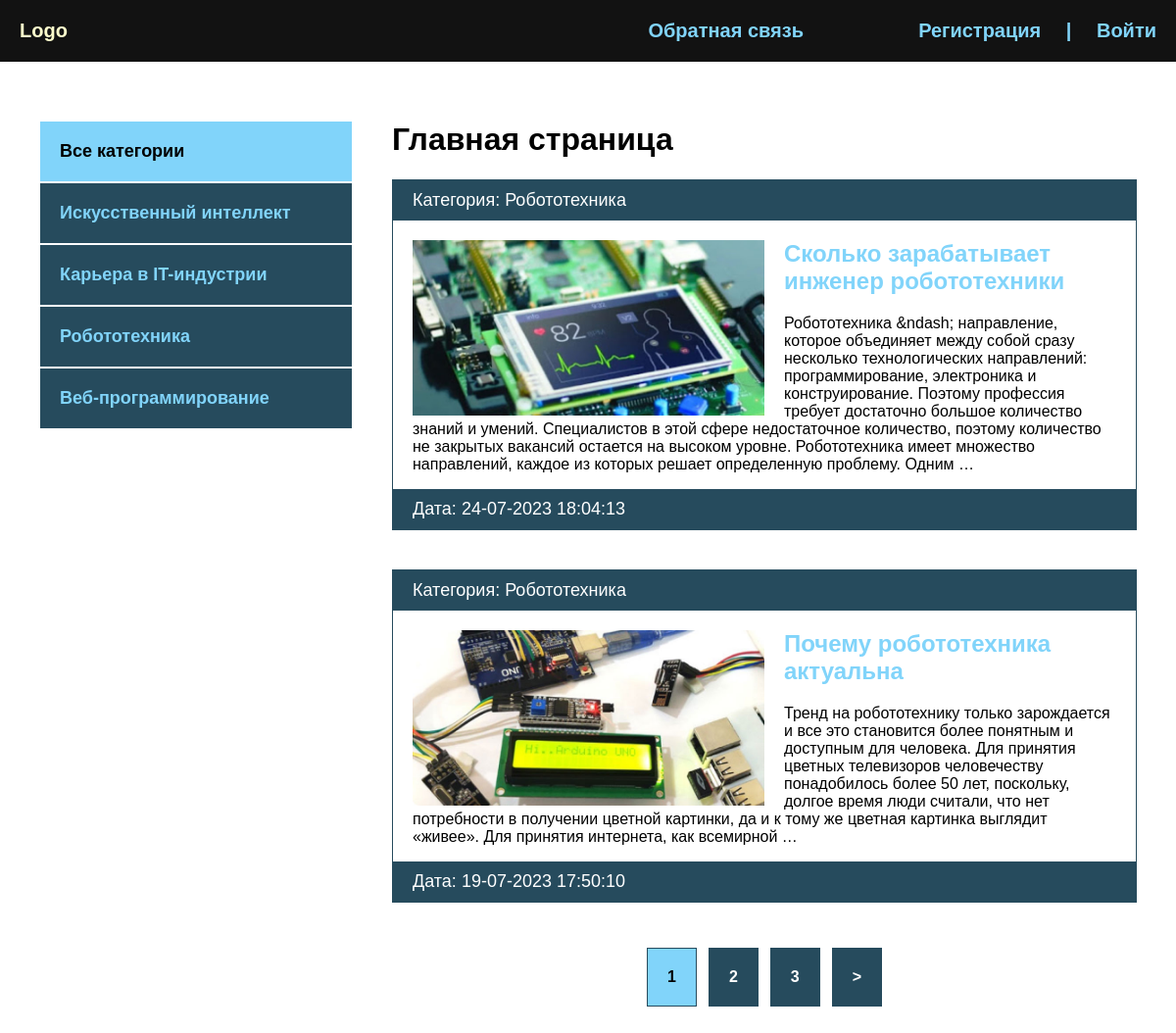
The page / on the database its author committed.
### blog/models.py (models this page shows, shortened)
class Category(models.Model):
    name = models.CharField(max_length=100, verbose_name='Категория')
    slug = models.SlugField(max_length=100, unique=True, verbose_name='URL')
    def __str__(self):
        return self.name
    def get_absolute_url(self):
        return reverse('category', kwargs={'cat_slug': self.slug})
    class Meta:
        verbose_name = 'категорию'
        verbose_name_plural = 'Категории'

class Blog(models.Model):
    title = models.CharField(max_length=255, verbose_name='Название')
    slug = models.SlugField(max_length=255, unique=True, verbose_name='URL')
    content = models.TextField(blank=True, verbose_name='Контент')
    photo = models.ImageField(upload_to="photos/%Y/%m/%d/", blank=True, verbose_name='Фото')
    time_created = models.DateTimeField(auto_now_add=True, verbose_name='Дата публикации')
    time_update = models.DateTimeField(auto_now=True, verbose_name='Дата обновления')
    is_published = models.BooleanField(default=True, verbose_name='Опубликовано')
    cat = models.ForeignKey('Category', on_delete=models.PROTECT, verbose_name='Категория')
    def get_absolute_url(self):
        return reverse('post', kwargs={'post_slug': self.slug})
    class Meta:
        verbose_name = 'новость'
        verbose_name_plural = 'Новости'
        ordering = ['-time_created']

### blog/views.py (the view)
# urls.py: path('', BlogHome.as_view(), name='index'),
class BlogHome(DataMixin, ListView):
    model = Blog
    template_name = "blog/index.html"
    context_object_name = 'posts'
    def get_context_data(self, *, object_list=None, **kwargs):
        context = super().get_context_data(**kwargs)
        c_def = self.get_user_context(title='Главная страница')
        return dict(list(context.items()) + list(c_def.items()))
    def get_queryset(self):
        return Blog.objects.filter(is_published=True).select_related('cat')

### blog/utils.py (called while the page is built)
    def get_user_context(self, **kwargs):
        context = kwargs
        cats = Category.objects.annotate(Count('blog'))
        user_menu = menu.copy()
        if not self.request.user.is_authenticated:
            user_menu.pop(0)
        context['menu'] = user_menu
        context['cats'] = cats
        if 'cat_selected' not in context:
            context['cat_selected'] = 0
        return context

### blog/templates/blog/index.html
{% extends 'blog/base.html' %}
{% load static %}
{% block content %}
<h1>{{ title }}</h1>
<ul>
    {% for p in posts %}
    <li>
        <p class="first">Категория: {{ p.cat }}</p>
        <div class="text">
            {% if p.photo %}
            <img class="image" src="{{ p.photo.url }}" alt="">
            {% else %}
            <img class="image" src="{% static 'blog/default.jpg' %}" alt="">
            {% endif %}
            <h2><a href="{{ p.get_absolute_url }}">{{ p.title }}</a></h2>
            <p>{{ p.content|striptags|truncatewords:50 }}</p>
        </div>
        <p class="date">Дата: {{ p.time_update|date:"d-m-Y H:i:s" }}</p>
    </li>
    {% endfor %}
</ul>
{% endblock %}

### blog/templates/blog/base.html (shortened to what this page needs)
<!DOCTYPE html>
{% load static %}
{% load blog_tags %}
<html lang="en">
<head>
    <link rel="stylesheet" href="{% static 'css/style.css' %}">
</head>
<body>
<div class="header">
    <div class="wrap">
        <ul class="mainmenu">
            <li class="logo"><a href="{% url 'index' %}">Logo</a></li>
            {% for m in menu %}
            <li class="last"><a href="{% url m.url_name %}">{{ m.title }}</a></li>
            {% endfor %}
            {% if request.user.is_authenticated %}
            <li class="last">{{ user.username }} | <a href="{% url 'logout' %}">Выйти</a></li>
            {% else %}
            <li class="last"><a href="{% url 'register' %}">Регистрация</a> | <a href="{% url 'login' %}">Войти</a></li>
            {% endif %}
        </ul>
    </div>
</div>
<div class="content">
    <div class="wrap">
        <div class="sidebar">
            <ul>
                {% if cat_selected == 0 %}
                <li class="selected">Все категории</li>
                {% else %}
                <li><a href="{% url 'index' %}">Все категории</a></li>
                {% endif %}
                {% for c in cats %}
                    {% if c.blog__count > 0 %}
                        {% if c.pk == cat_selected %}
                        <li class="selected">{{ c.name }}</li>
                        {% else %}
                        <li><a href="{{ c.get_absolute_url }}">{{ c.name }}</a></li>
                        {% endif %}
                    {% endif %}
                {% endfor %}
            </ul>
        </div>
        <div class="main">
            {% block content %}
            {% endblock %}
            {% if page_obj.has_other_pages %}
            <div>
                <ul class="list-pages">
                    {% for p in paginator.page_range %}
                    {% if page_obj.number == p %}
                    <li class="page-num page-num-selected">
                        {{ p }}
                    </li>
                    {% elif p >= page_obj.number|add:-2 and p <= page_obj.number|add:2 %}
                    <li class="page-num">
                        <a href="?page={{ p }}">{{ p }}</a>
                    </li>
                    {% endif %}
                    {% endfor %}
                    {% if page_obj.has_next %}
                    <li class="page-num">
                        <a href="?page={{ page_obj.next_page_number }}">&gt;</a>
                    </li>
                    {% endif %}
                </ul>
            </div>
            {% endif %}
        </div>
    </div>
</div>
</body>
</html>

### blog/static/css/style.css (style rules this page uses)
body { margin: 0; padding: 0; background: #264b5d; font-family: Verdana, Geneva, Tahoma, sans-serif; }
.wrap { max-width: 1200px; margin: 0 auto; }
.content .wrap { background: #FFF; padding: 40px; box-sizing: border-box; display: flex; }
ul { list-style: none; margin: 0; padding: 0; }
a { color: #81d4fa; text-decoration: none; padding: 20px; }
.header { background: #121212; }
.mainmenu { display: flex; font-size: 20px; font-weight: bold; padding: 20px 0; align-items: center; justify-content: space-between; }
.logo { flex-basis: 40%; }
.last { flex-basis: 30%; text-align: right; color: #81d4fa; }
.sidebar ul { width: 320px; margin-right: 40px; margin-top: 20px; }
.sidebar a { padding: 20px; display: block; border: 1px solid #FFF; background: #264b5d; font-weight: bold; font-size: 18px; }
.selected { font-size: 18px; padding: 20px; border: 1px solid #FFF; background: #81d4fa; font-weight: bold; }
.main li { border: 1px solid #264b5d; margin-bottom: 40px; }
.first, .date { padding: 10px 20px; background: #264b5d; font-size: 18px; margin: 0; color: #FFF; }
.image { float: left; margin-right: 20px; max-width: 50%; }
.text { padding: 20px 20px 0; }
.text h2 { margin-top: 0; }
.text a { padding-left: 0; }
.list-pages { display: flex; justify-content: center; }
.list-pages .page-num-selected { background: #81d4fa; padding: 20px; }
.list-pages a { background: #264b5d; padding: 20px; display: block; color: #FFF; }
.page-num { margin: 6px; font-weight: bold; }
.last a { display: inline; }

### rows shown on the page
Category: name "Искусственный интеллект"
Category: name "Карьера в IT-индустрии"
Category: name "Робототехника"
Category: name "Веб-программирование"
Blog: cat "Робототехника", photo (picture), title "Сколько зарабатывает инженер робототехники", content "Робототехника &ndash; направление, которое объединяет между собой сразу несколько технологических направлений: программирование, электроника и конструирование. Поэтому профессия требует достаточно большое количество знаний и умений. Специалистов в этой сфере недостаточное количество, поэтому количество не закрытых вакансий остается на высоком уровне. Робототехника имеет множество направлений, каждое из которых решает определенную проблему. Одним …", time_update "24-07-2023 18:04:13"
Blog: cat "Робототехника", photo (picture), title "Почему робототехника актуальна", content "Тренд на робототехнику только зарождается и все это становится более понятным и доступным для человека. Для принятия цветных телевизоров человечеству понадобилось более 50 лет, поскольку, долгое время люди считали, что нет потребности в получении цветной картинки, да и к тому же цветная картинка выглядит «живее». Для принятия интернета, как всемирной …", time_update "19-07-2023 17:50:10"

### other values the page prints
{{ m.title }} "Обратная связь"
{{ title }} "Главная страница"
{{ p }} "1"
{{ p }} "2" "3"
